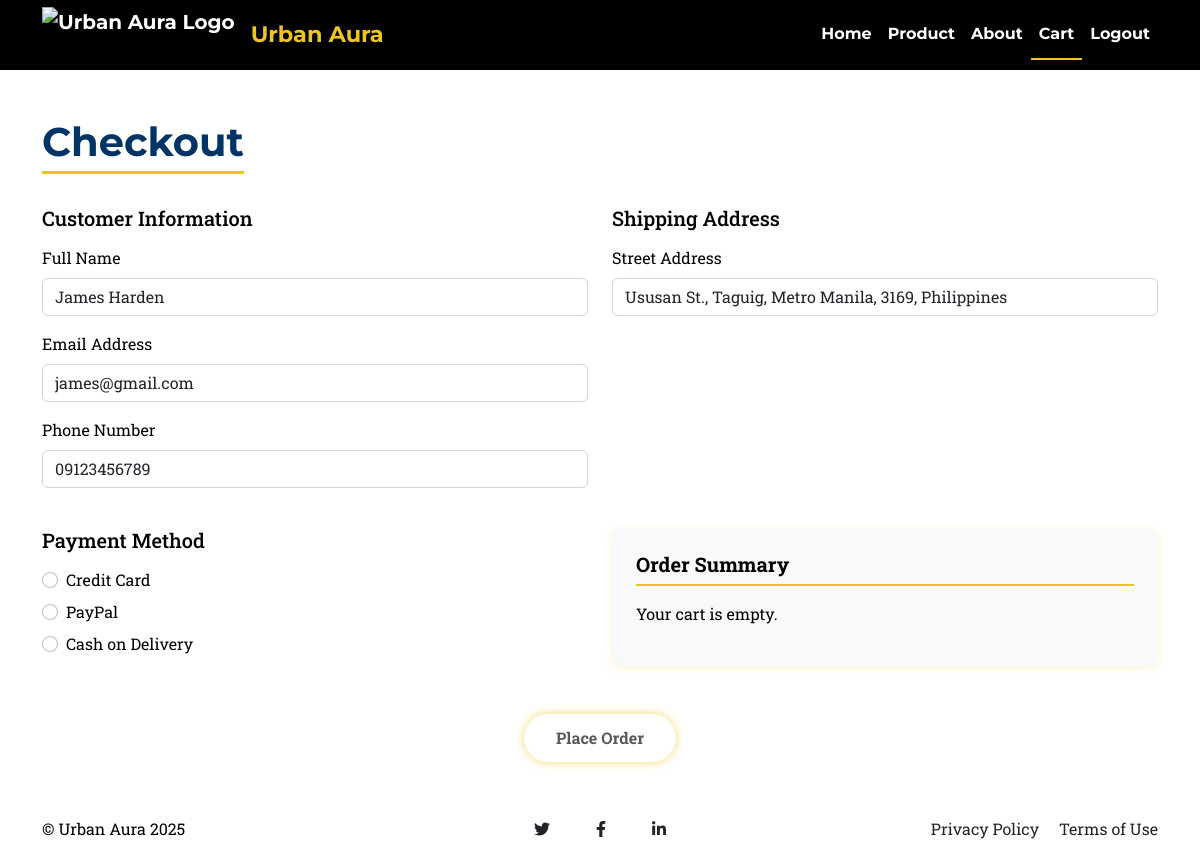
/checkout.php (signed in), run on the app's committed database.
### tables this page shows
CREATE TABLE `customer` (
  `customer_id` int(11) NOT NULL,
  `first_name` varchar(50) NOT NULL,
  `last_name` varchar(50) NOT NULL,
  `gender` enum('Male','Female','Other') DEFAULT NULL,
  `email` varchar(100) NOT NULL,
  `username` varchar(50) NOT NULL,
  `password` varchar(255) NOT NULL,
  `phone` varchar(20) DEFAULT NULL,
  `address` varchar(255) DEFAULT NULL
);

### checkout.php (the view, shortened to what this page needs)
<?php
$conn = new mysqli("localhost","root","","online_merchandise");
$customer_id = $_SESSION['customer_id'] ?? null;
$customer = [
    'fullname' => '',
    'email' => '',
    'phone' => '',
    'address' => '',
    'first_name' => '',
    'last_name' => '',
];
$stmt = $conn->prepare("SELECT first_name, last_name, email, phone, address FROM Customer WHERE customer_id = ?");
$stmt->bind_param("i", $customer_id);
$stmt->execute();
$result = $stmt->get_result();
if ($result && $row = $result->fetch_assoc()) {
    $customer['first_name'] = $row['first_name'];
    $customer['last_name'] = $row['last_name'];
    $customer['fullname'] = trim($row['first_name'] . ' ' . $row['last_name']);
    $customer['email'] = $row['email'];
    $customer['phone'] = $row['phone'];
    $customer['address'] = $row['address'];
}
$cart_items = [];
?>
<!DOCTYPE html>
<html lang="en">
<head>
  <link href="https://cdn.jsdelivr.net/npm/bootstrap@5.2.3/dist/css/bootstrap.min.css" rel="stylesheet" />
</head>
<body>
<nav class="navbar navbar-expand-lg navbar-dark fixed-top" id="mainNav">
  <div class="container">
    <a class="navbar-brand d-flex align-items-center" href="product.php">
      <img src="assets/img/logo.png" alt="Urban Aura Logo" style="height: 55px; width: auto;" />
      <span class="ms-3 fw-bold" style="color: #f0c420; font-size: 1.4rem;">Urban Aura</span>
    </a>
    <div class="collapse navbar-collapse" id="navbarResponsive">
      <ul class="navbar-nav ms-auto">
        <li class="nav-item"><a class="nav-link" href="welcome.php">Home</a></li>
        <li class="nav-item"><a class="nav-link" href="product.php">Product</a></li>
        <li class="nav-item"><a class="nav-link" href="about.php">About</a></li>
        <li class="nav-item"><a class="nav-link active" href="cart.php">Cart</a></li>
        <li class="nav-item"><a class="nav-link" href="logout.php">Logout</a></li>
      </ul>
    </div>
  </div>
</nav>
<div class="container my-5">
  <h2 class="section-title">Checkout</h2>
  <form method="POST" action="">
    <div class="row g-4">
      <div class="col-md-6">
        <h5 class="mb-3">Customer Information</h5>
        <div class="mb-3">
          <label for="fullname" class="form-label">Full Name</label>
          <input type="text" class="form-control" id="fullname" name="fullname" value="<?= htmlspecialchars($customer['fullname']) ?>" required />
        </div>
        <div class="mb-3">
          <label for="email" class="form-label">Email Address</label>
          <input type="email" class="form-control" id="email" name="email" value="<?= htmlspecialchars($customer['email']) ?>" required />
        </div>
        <div class="mb-3">
          <label for="phone" class="form-label">Phone Number</label>
          <input type="tel" class="form-control" id="phone" name="phone" value="<?= htmlspecialchars($customer['phone']) ?>" required />
        </div>
      </div>
      <div class="col-md-6">
        <h5 class="mb-3">Shipping Address</h5>
        <div class="mb-3">
          <label for="address" class="form-label">Street Address</label>
          <input type="text" class="form-control" id="address" name="address" value="<?= htmlspecialchars($customer['address']) ?>" required />
        </div>
      </div>
      <div class="col-md-6">
        <h5 class="mb-3">Payment Method</h5>
        <div class="form-check mb-2">
          <input class="form-check-input" type="radio" name="payment_method" id="creditcard" value="Credit Card" required />
          <label class="form-check-label" for="creditcard">Credit Card</label>
        </div>
        <div class="form-check mb-2">
          <input class="form-check-input" type="radio" name="payment_method" id="paypal" value="PayPal" />
          <label class="form-check-label" for="paypal">PayPal</label>
        </div>
        <div class="form-check">
          <input class="form-check-input" type="radio" name="payment_method" id="cod" value="Cash on Delivery" />
          <label class="form-check-label" for="cod">Cash on Delivery</label>
        </div>
      </div>
      <div class="col-md-6">
        <div class="order-summary">
          <h5>Order Summary</h5>
          <?php if (count($cart_items) === 0): ?>
            <p>Your cart is empty.</p>
          <?php endif; ?>
        </div>
      </div>
    </div>
    <div class="text-center mt-5">
      <button type="submit" class="btn btn-checkout btn-xl" <?= count($cart_items) === 0 ? 'disabled' : '' ?>>Place Order</button>
    </div>
  </form>
</div>
<footer class="footer mt-5">
  <div class="container">
    <div class="row align-items-center">
      <div class="col-lg-4 text-lg-start">© Urban Aura 2025</div>
      <div class="col-lg-4 my-3 my-lg-0 text-center">
        <a class="btn btn-social mx-2" href="#!" aria-label="Twitter"><i class="fab fa-twitter"></i></a>
        <a class="btn btn-social mx-2" href="#!" aria-label="Facebook"><i class="fab fa-facebook-f"></i></a>
        <a class="btn btn-social mx-2" href="#!" aria-label="LinkedIn"><i class="fab fa-linkedin-in"></i></a>
      </div>
      <div class="col-lg-4 text-lg-end">
        <a class="link-dark text-decoration-none me-3" href="#!">Privacy Policy</a>
        <a class="link-dark text-decoration-none" href="#!">Terms of Use</a>
      </div>
    </div>
  </div>
</footer>
</body>
</html>

### checkout.php (style rules this page uses)
body { background-color: #fff; color: #000; font-family: 'Roboto Slab', serif; padding-top: 70px; }
#mainNav { background-color: #000 !important; height: 70px; font-family: 'Montserrat', sans-serif; }
#mainNav .navbar-brand, #mainNav .nav-link { color: white !important; font-weight: 700; }
#mainNav .navbar-brand img { max-height: 55px; margin-top: -1px; }
#mainNav .navbar-nav .nav-link { padding-top: 0.75rem; padding-bottom: 0.75rem; }
.navbar-nav .nav-link.active { color: #f0c420 !important; border-bottom: 2px solid #f0c420; }
.section-title { font-family: 'Montserrat', sans-serif; font-size: 2.5rem; font-weight: 700; text-align: center; margin-bottom: 2rem; color: #003366; border-bottom: 3px solid #f0c420; display: inline-block; padding-bottom: 0.3rem; }
.btn-checkout { background-color: #f0c420; color: #000; font-weight: 700; border-radius: 2rem; padding: 0.75rem 2rem; border: none; box-shadow: 0 0 10px #f0c420; transition: background-color 0.3s ease, box-shadow 0.3s ease; }
.order-summary { background: #f8f9fa; padding: 1.5rem; border-radius: 12px; box-shadow: 0 2px 8px rgba(240, 196, 32, 0.2); }
.order-summary h5 { border-bottom: 2px solid #f0c420; padding-bottom: 0.5rem; margin-bottom: 1rem; font-weight: 700; }

### data on the page
customer: email "james@gmail.com", phone "09123456789", address "Ususan St., Taguig, Metro Manila, 3169, Philippines"
